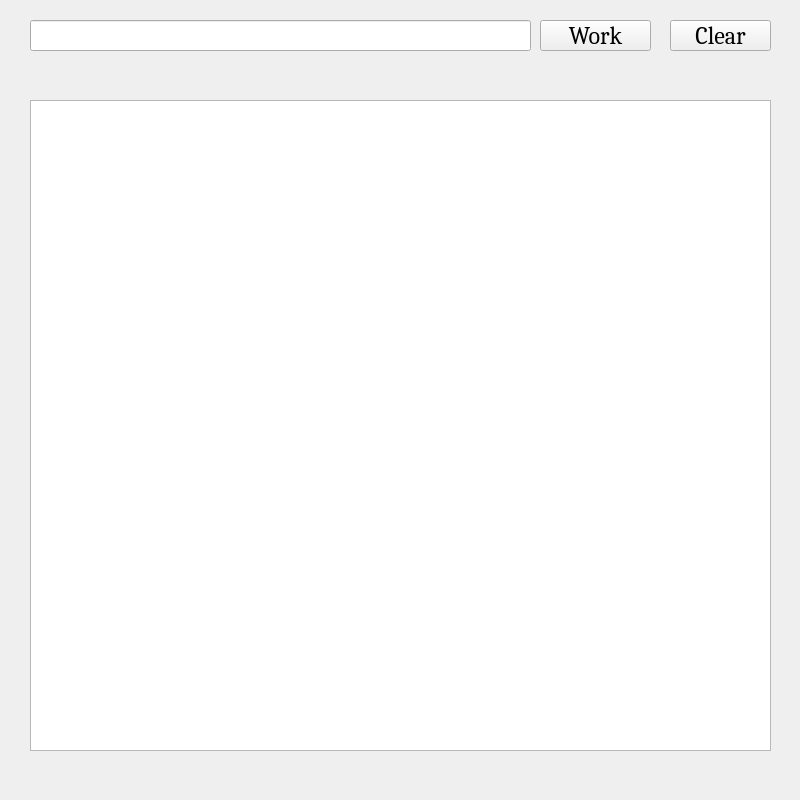
<?xml version="1.0" encoding="UTF-8"?>
<ui version="4.0">
 <class>MainWindow</class>
 <widget class="QMainWindow" name="MainWindow">
  <property name="geometry">
   <rect>
    <x>0</x>
    <y>0</y>
    <width>800</width>
    <height>800</height>
   </rect>
  </property>
  <property name="sizePolicy">
   <sizepolicy hsizetype="Fixed" vsizetype="Fixed">
    <horstretch>0</horstretch>
    <verstretch>0</verstretch>
   </sizepolicy>
  </property>
  <property name="minimumSize">
   <size>
    <width>800</width>
    <height>800</height>
   </size>
  </property>
  <property name="maximumSize">
   <size>
    <width>800</width>
    <height>800</height>
   </size>
  </property>
  <property name="font">
   <font>
    <family>Cambria</family>
    <pointsize>20</pointsize>
   </font>
  </property>
  <property name="windowTitle">
   <string>MainWindow</string>
  </property>
  <widget class="QWidget" name="centralWidget">
   <property name="font">
    <font>
     <family>Cambria</family>
     <pointsize>20</pointsize>
    </font>
   </property>
   <widget class="QPushButton" name="pushButton">
    <property name="geometry">
     <rect>
      <x>540</x>
      <y>20</y>
      <width>111</width>
      <height>31</height>
     </rect>
    </property>
    <property name="font">
     <font>
      <family>Cambria</family>
      <pointsize>18</pointsize>
     </font>
    </property>
    <property name="text">
     <string>Work</string>
    </property>
   </widget>
   <widget class="QPushButton" name="pushButton_2">
    <property name="geometry">
     <rect>
      <x>670</x>
      <y>20</y>
      <width>101</width>
      <height>31</height>
     </rect>
    </property>
    <property name="font">
     <font>
      <family>Cambria</family>
      <pointsize>18</pointsize>
     </font>
    </property>
    <property name="text">
     <string>Clear</string>
    </property>
   </widget>
   <widget class="QLineEdit" name="lineEdit">
    <property name="geometry">
     <rect>
      <x>30</x>
      <y>20</y>
      <width>501</width>
      <height>31</height>
     </rect>
    </property>
    <property name="font">
     <font>
      <family>Cambria</family>
      <pointsize>18</pointsize>
     </font>
    </property>
    <property name="whatsThis">
     <string>&lt;html&gt;&lt;head/&gt;&lt;body&gt;&lt;p&gt;ПІБ&lt;/p&gt;&lt;/body&gt;&lt;/html&gt;</string>
    </property>
   </widget>
   <widget class="QTextEdit" name="textEdit">
    <property name="geometry">
     <rect>
      <x>30</x>
      <y>100</y>
      <width>741</width>
      <height>651</height>
     </rect>
    </property>
    <property name="font">
     <font>
      <pointsize>14</pointsize>
     </font>
    </property>
   </widget>
  </widget>
 </widget>
 <layoutdefault spacing="6" margin="11"/>
 <resources/>
 <connections/>
</ui>
